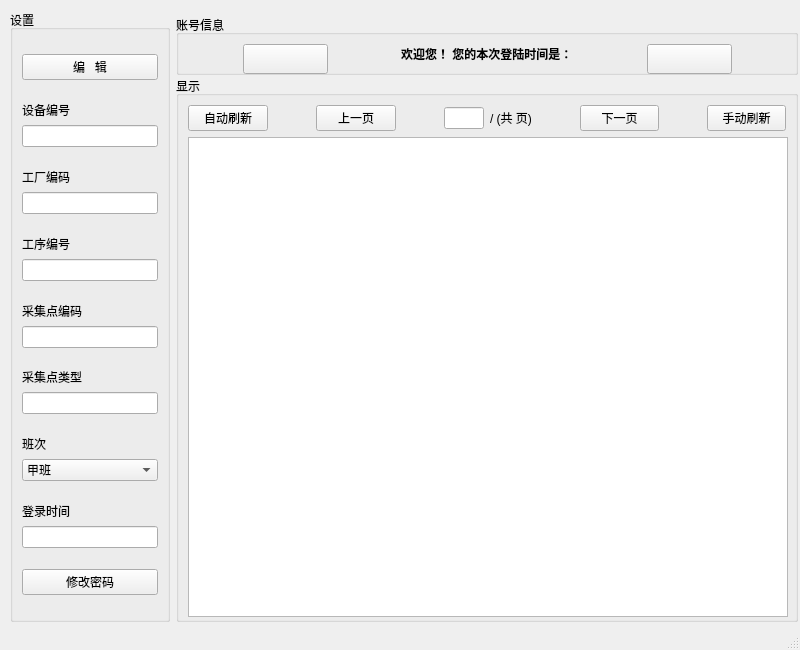
<?xml version="1.0" encoding="UTF-8"?>
<ui version="4.0">
 <class>MainWindow</class>
 <widget class="QMainWindow" name="MainWindow">
  <property name="geometry">
   <rect>
    <x>0</x>
    <y>0</y>
    <width>800</width>
    <height>650</height>
   </rect>
  </property>
  <property name="minimumSize">
   <size>
    <width>800</width>
    <height>650</height>
   </size>
  </property>
  <property name="windowTitle">
   <string>包装机监控</string>
  </property>
  <widget class="QWidget" name="centralwidget">
   <widget class="QWidget" name="layoutWidget">
    <property name="geometry">
     <rect>
      <x>10</x>
      <y>10</y>
      <width>788</width>
      <height>612</height>
     </rect>
    </property>
    <layout class="QGridLayout" name="showGrid">
     <item row="1" column="1">
      <widget class="QGroupBox" name="showBox">
       <property name="minimumSize">
        <size>
         <width>620</width>
         <height>510</height>
        </size>
       </property>
       <property name="title">
        <string>显示</string>
       </property>
       <layout class="QGridLayout" name="gridLayout_4">
        <item row="0" column="0">
         <widget class="QPushButton" name="refreshSelfBtn">
          <property name="text">
           <string>自动刷新</string>
          </property>
         </widget>
        </item>
        <item row="0" column="1">
         <spacer name="horizontalSpacer_7">
          <property name="orientation">
           <enum>Qt::Horizontal</enum>
          </property>
          <property name="sizeHint" stdset="0">
           <size>
            <width>35</width>
            <height>20</height>
           </size>
          </property>
         </spacer>
        </item>
        <item row="0" column="2">
         <widget class="QPushButton" name="prevPageBtn">
          <property name="text">
           <string>上一页</string>
          </property>
         </widget>
        </item>
        <item row="0" column="3">
         <spacer name="horizontalSpacer_6">
          <property name="orientation">
           <enum>Qt::Horizontal</enum>
          </property>
          <property name="sizeHint" stdset="0">
           <size>
            <width>35</width>
            <height>20</height>
           </size>
          </property>
         </spacer>
        </item>
        <item row="0" column="4">
         <widget class="QLineEdit" name="curPageNoEdit">
          <property name="maximumSize">
           <size>
            <width>40</width>
            <height>16777215</height>
           </size>
          </property>
         </widget>
        </item>
        <item row="0" column="5">
         <widget class="QLabel" name="totalPageLable">
          <property name="text">
           <string>/ (共 页)</string>
          </property>
         </widget>
        </item>
        <item row="0" column="6">
         <spacer name="horizontalSpacer_3">
          <property name="orientation">
           <enum>Qt::Horizontal</enum>
          </property>
          <property name="sizeHint" stdset="0">
           <size>
            <width>36</width>
            <height>20</height>
           </size>
          </property>
         </spacer>
        </item>
        <item row="0" column="7">
         <widget class="QPushButton" name="nextPageBtn">
          <property name="text">
           <string>下一页</string>
          </property>
         </widget>
        </item>
        <item row="0" column="8">
         <spacer name="horizontalSpacer_5">
          <property name="orientation">
           <enum>Qt::Horizontal</enum>
          </property>
          <property name="sizeHint" stdset="0">
           <size>
            <width>35</width>
            <height>20</height>
           </size>
          </property>
         </spacer>
        </item>
        <item row="0" column="9">
         <widget class="QPushButton" name="refreshBtn">
          <property name="text">
           <string>手动刷新</string>
          </property>
         </widget>
        </item>
        <item row="1" column="0" colspan="10">
         <widget class="QTableView" name="showTable">
          <property name="minimumSize">
           <size>
            <width>600</width>
            <height>480</height>
           </size>
          </property>
          <property name="verticalScrollBarPolicy">
           <enum>Qt::ScrollBarAlwaysOff</enum>
          </property>
          <property name="horizontalScrollBarPolicy">
           <enum>Qt::ScrollBarAlwaysOff</enum>
          </property>
          <property name="editTriggers">
           <set>QAbstractItemView::NoEditTriggers</set>
          </property>
         </widget>
        </item>
       </layout>
      </widget>
     </item>
     <item row="0" column="1">
      <widget class="QGroupBox" name="accountBox">
       <property name="minimumSize">
        <size>
         <width>620</width>
         <height>60</height>
        </size>
       </property>
       <property name="maximumSize">
        <size>
         <width>16777215</width>
         <height>50</height>
        </size>
       </property>
       <property name="title">
        <string>账号信息</string>
       </property>
       <layout class="QGridLayout" name="gridLayout_3">
        <item row="0" column="0">
         <spacer name="horizontalSpacer_4">
          <property name="orientation">
           <enum>Qt::Horizontal</enum>
          </property>
          <property name="sizeHint" stdset="0">
           <size>
            <width>40</width>
            <height>20</height>
           </size>
          </property>
         </spacer>
        </item>
        <item row="0" column="4">
         <widget class="QLabel" name="textLable">
          <property name="font">
           <font>
            <weight>75</weight>
            <bold>true</bold>
           </font>
          </property>
          <property name="text">
           <string>欢迎您！ 您的本次登陆时间是：</string>
          </property>
         </widget>
        </item>
        <item row="0" column="6">
         <spacer name="horizontalSpacer_2">
          <property name="orientation">
           <enum>Qt::Horizontal</enum>
          </property>
          <property name="sizeHint" stdset="0">
           <size>
            <width>40</width>
            <height>20</height>
           </size>
          </property>
         </spacer>
        </item>
        <item row="0" column="5">
         <widget class="QLabel" name="loadTimeLable2">
          <property name="text">
           <string/>
          </property>
         </widget>
        </item>
        <item row="0" column="3">
         <widget class="QLabel" name="userLable">
          <property name="text">
           <string/>
          </property>
         </widget>
        </item>
        <item row="0" column="2">
         <spacer name="horizontalSpacer">
          <property name="orientation">
           <enum>Qt::Horizontal</enum>
          </property>
          <property name="sizeHint" stdset="0">
           <size>
            <width>40</width>
            <height>20</height>
           </size>
          </property>
         </spacer>
        </item>
        <item row="0" column="1">
         <widget class="QPushButton" name="PlcConStatu">
          <property name="minimumSize">
           <size>
            <width>85</width>
            <height>30</height>
           </size>
          </property>
          <property name="text">
           <string/>
          </property>
         </widget>
        </item>
        <item row="0" column="7">
         <widget class="QPushButton" name="ScanConStatu">
          <property name="minimumSize">
           <size>
            <width>85</width>
            <height>30</height>
           </size>
          </property>
          <property name="text">
           <string/>
          </property>
         </widget>
        </item>
        <item row="0" column="8">
         <spacer name="horizontalSpacer_8">
          <property name="orientation">
           <enum>Qt::Horizontal</enum>
          </property>
          <property name="sizeHint" stdset="0">
           <size>
            <width>40</width>
            <height>20</height>
           </size>
          </property>
         </spacer>
        </item>
       </layout>
      </widget>
     </item>
     <item row="0" column="0" rowspan="2">
      <widget class="QGroupBox" name="settingBox">
       <property name="minimumSize">
        <size>
         <width>160</width>
         <height>610</height>
        </size>
       </property>
       <property name="title">
        <string>设置</string>
       </property>
       <layout class="QGridLayout" name="gridLayout_2">
        <item row="0" column="0">
         <layout class="QGridLayout" name="gridLayout">
          <item row="15" column="0">
           <spacer name="verticalSpacer_5">
            <property name="orientation">
             <enum>Qt::Vertical</enum>
            </property>
            <property name="sizeHint" stdset="0">
             <size>
              <width>20</width>
              <height>40</height>
             </size>
            </property>
           </spacer>
          </item>
          <item row="7" column="0">
           <spacer name="verticalSpacer_3">
            <property name="orientation">
             <enum>Qt::Vertical</enum>
            </property>
            <property name="sizeHint" stdset="0">
             <size>
              <width>20</width>
              <height>40</height>
             </size>
            </property>
           </spacer>
          </item>
          <item row="16" column="0" colspan="2">
           <layout class="QVBoxLayout" name="verticalLayout_7">
            <item>
             <widget class="QLabel" name="loadTimeLable">
              <property name="text">
               <string>登录时间</string>
              </property>
             </widget>
            </item>
            <item>
             <widget class="QLineEdit" name="loadTime"/>
            </item>
           </layout>
          </item>
          <item row="1" column="0" rowspan="2" colspan="2">
           <widget class="QPushButton" name="setBtn">
            <property name="text">
             <string>编   辑</string>
            </property>
           </widget>
          </item>
          <item row="13" column="0">
           <spacer name="verticalSpacer_7">
            <property name="orientation">
             <enum>Qt::Vertical</enum>
            </property>
            <property name="sizeHint" stdset="0">
             <size>
              <width>20</width>
              <height>40</height>
             </size>
            </property>
           </spacer>
          </item>
          <item row="18" column="0" colspan="2">
           <widget class="QPushButton" name="changePwdBtn">
            <property name="text">
             <string>修改密码</string>
            </property>
           </widget>
          </item>
          <item row="9" column="0">
           <spacer name="verticalSpacer_4">
            <property name="orientation">
             <enum>Qt::Vertical</enum>
            </property>
            <property name="sizeHint" stdset="0">
             <size>
              <width>20</width>
              <height>40</height>
             </size>
            </property>
           </spacer>
          </item>
          <item row="17" column="0">
           <spacer name="verticalSpacer_6">
            <property name="orientation">
             <enum>Qt::Vertical</enum>
            </property>
            <property name="sizeHint" stdset="0">
             <size>
              <width>20</width>
              <height>40</height>
             </size>
            </property>
           </spacer>
          </item>
          <item row="14" column="0" colspan="2">
           <layout class="QVBoxLayout" name="verticalLayout_6">
            <item>
             <widget class="QLabel" name="classLable">
              <property name="text">
               <string>班次</string>
              </property>
             </widget>
            </item>
            <item>
             <widget class="QComboBox" name="classBox">
              <item>
               <property name="text">
                <string>甲班</string>
               </property>
              </item>
              <item>
               <property name="text">
                <string>乙班</string>
               </property>
              </item>
              <item>
               <property name="text">
                <string>丙班</string>
               </property>
              </item>
             </widget>
            </item>
           </layout>
          </item>
          <item row="12" column="0" colspan="2">
           <layout class="QVBoxLayout" name="verticalLayout_5">
            <item>
             <widget class="QLabel" name="typeLable">
              <property name="text">
               <string>采集点类型</string>
              </property>
             </widget>
            </item>
            <item>
             <widget class="QLineEdit" name="type"/>
            </item>
           </layout>
          </item>
          <item row="8" column="0" colspan="2">
           <layout class="QVBoxLayout" name="verticalLayout_3">
            <item>
             <widget class="QLabel" name="processNoLable">
              <property name="text">
               <string>工序编号</string>
              </property>
             </widget>
            </item>
            <item>
             <widget class="QLineEdit" name="processNo"/>
            </item>
           </layout>
          </item>
          <item row="4" column="0" colspan="2">
           <layout class="QVBoxLayout" name="verticalLayout">
            <item>
             <widget class="QLabel" name="machinIDLable">
              <property name="text">
               <string>设备编号</string>
              </property>
             </widget>
            </item>
            <item>
             <widget class="QLineEdit" name="machineID"/>
            </item>
           </layout>
          </item>
          <item row="10" column="0" colspan="2">
           <layout class="QVBoxLayout" name="verticalLayout_4">
            <item>
             <widget class="QLabel" name="localityLable">
              <property name="text">
               <string>采集点编码</string>
              </property>
             </widget>
            </item>
            <item>
             <widget class="QLineEdit" name="localityNo"/>
            </item>
           </layout>
          </item>
          <item row="6" column="0" colspan="2">
           <layout class="QVBoxLayout" name="verticalLayout_2">
            <item>
             <widget class="QLabel" name="plantIDLable">
              <property name="text">
               <string>工厂编码</string>
              </property>
             </widget>
            </item>
            <item>
             <widget class="QLineEdit" name="plantID"/>
            </item>
           </layout>
          </item>
          <item row="5" column="0">
           <spacer name="verticalSpacer_2">
            <property name="orientation">
             <enum>Qt::Vertical</enum>
            </property>
            <property name="sizeHint" stdset="0">
             <size>
              <width>20</width>
              <height>40</height>
             </size>
            </property>
           </spacer>
          </item>
          <item row="3" column="0">
           <spacer name="verticalSpacer">
            <property name="orientation">
             <enum>Qt::Vertical</enum>
            </property>
            <property name="sizeHint" stdset="0">
             <size>
              <width>20</width>
              <height>40</height>
             </size>
            </property>
           </spacer>
          </item>
          <item row="11" column="0">
           <spacer name="verticalSpacer_8">
            <property name="orientation">
             <enum>Qt::Vertical</enum>
            </property>
            <property name="sizeHint" stdset="0">
             <size>
              <width>20</width>
              <height>40</height>
             </size>
            </property>
           </spacer>
          </item>
          <item row="0" column="0">
           <spacer name="verticalSpacer_9">
            <property name="orientation">
             <enum>Qt::Vertical</enum>
            </property>
            <property name="sizeHint" stdset="0">
             <size>
              <width>20</width>
              <height>40</height>
             </size>
            </property>
           </spacer>
          </item>
          <item row="19" column="0">
           <spacer name="verticalSpacer_10">
            <property name="orientation">
             <enum>Qt::Vertical</enum>
            </property>
            <property name="sizeHint" stdset="0">
             <size>
              <width>20</width>
              <height>40</height>
             </size>
            </property>
           </spacer>
          </item>
         </layout>
        </item>
       </layout>
      </widget>
     </item>
    </layout>
   </widget>
  </widget>
  <widget class="QStatusBar" name="statusbar"/>
 </widget>
 <tabstops>
  <tabstop>setBtn</tabstop>
  <tabstop>machineID</tabstop>
  <tabstop>plantID</tabstop>
  <tabstop>processNo</tabstop>
  <tabstop>localityNo</tabstop>
  <tabstop>type</tabstop>
  <tabstop>classBox</tabstop>
  <tabstop>loadTime</tabstop>
  <tabstop>changePwdBtn</tabstop>
  <tabstop>refreshSelfBtn</tabstop>
  <tabstop>refreshBtn</tabstop>
 </tabstops>
 <resources/>
 <connections/>
</ui>
